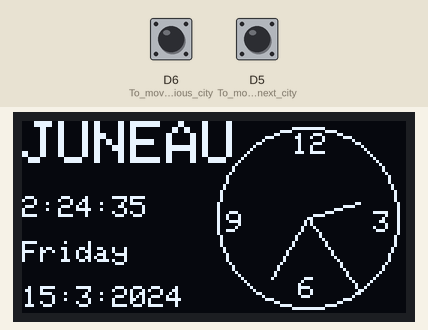
The sketch below on a simulated ESP8266 (NodeMCU). Shown: 128×64 one-colour display. The inputs (shaded band) are chosen by the test bench; at power-on: D6 (To_move_to_previous_city) HIGH, D5 (To_move_to_next_city) HIGH. WiFi joins after 1.5 s; servers stay silent unless stated; network time is answered at once with the bench clock; the local clock reads 2024-03-15 10:24:30 at power-on unless the sketch sets it.

Above: at 5.3 s.
5.4 s: D6 (To_move_to_previous_city) pulled LOW for 1.25 s
At 6.6 s:
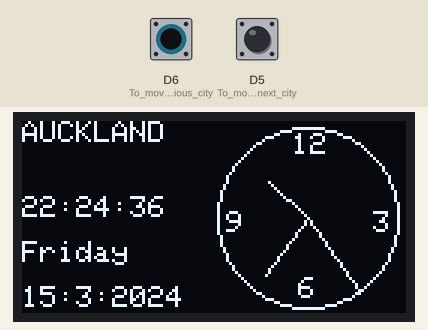
10.7 s: D5 (To_move_to_next_city) pulled LOW for 3.2 s
At 13.1 s:
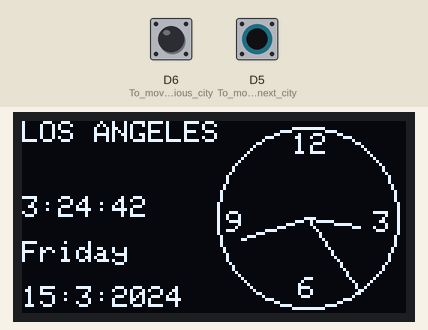
17.9 s: D5 (To_move_to_next_city) pulled LOW for 1.25 s
At 19.3 s:
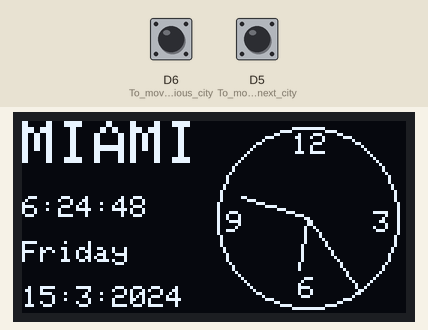
23.2 s: D5 (To_move_to_next_city) pulled LOW for 1.25 s
At 24.4 s:
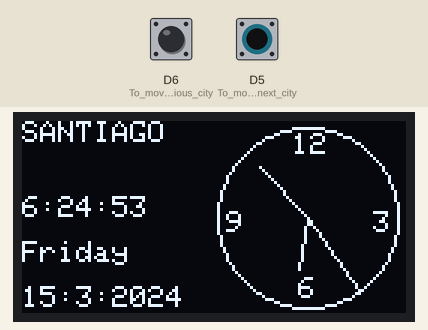
28.5 s: D5 (To_move_to_next_city) pulled LOW for 1.25 s
At 29.6 s:
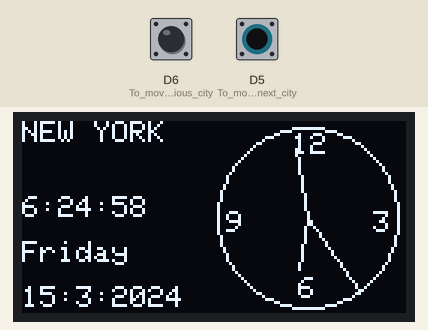
33.8 s: D5 (To_move_to_next_city) pulled LOW for 3.2 s
At 34.6 s:
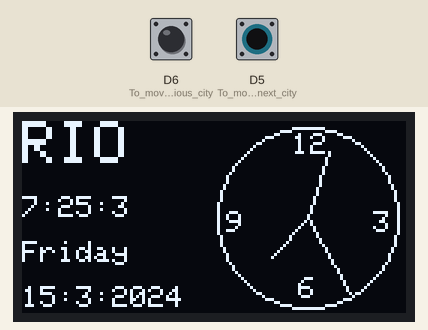
Timing chart, 0 to 36.8 s (numbered marks = the images above; inputs shaded):
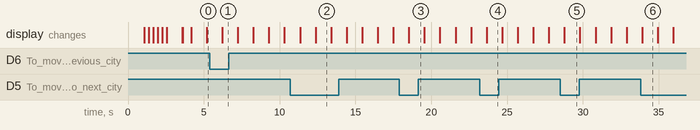

The sketch:

OLED_World_Clock.ino
```cpp
/////////////////////////
// OLED World Clock   //
//by Shubham Santosh //
//////////////////////

#include<ESP8266WiFi.h>
#include<NTPClient.h>
#include<WiFiUdp.h>
#include<SPI.h>
#include<Adafruit_SSD1306.h>
#include<Adafruit_GFX.h>
#include<Wire.h>


Adafruit_SSD1306 display(128,64,&Wire,-1);
WiFiUDP ntp;
NTPClient timeclient(ntp,"pool.ntp.org",0);

const char *ssid= "Enter SSID";               // enter SSID of your WiFi router
const char *password= "Enter Password";        // enter password of the router
String Week[7] = {"Sunday","Monday","Tuesday","Wednesday","Thursday","Friday","Saturday"};

void setup() {
  Serial.begin(115200);
  WiFi.begin(ssid,password);
  pinMode(D5,INPUT_PULLUP);         // To move to next city/state
  pinMode(D6,INPUT_PULLUP);         // To move to previous city/state
  display.begin(SSD1306_SWITCHCAPVCC,0x3C);
  /*if(!(display.begin(SSD1306_SWITCHCAPVCC,0x3C)))
  {
    Serial.println("Connection Error");
    while (true)
    {continue;}
  }
  */
  delay(1000);

  // animation
display.clearDisplay();
display.setTextColor(WHITE);
display.setCursor(0,0);
display.setTextSize(2);
display.println("OLED");
display.println("WORLD");
display.setCursor(0,32);
display.println("CLOCK");
display.display();
display.startscrollright(0x00,0x05);
delay(1500);
display.invertDisplay(1);
display.stopscroll();
delay(1000);

    // displays ssid of the router to be connected
display.invertDisplay(0);
display.clearDisplay();
display.setCursor(0,0);
display.setTextColor(WHITE);
display.setTextSize(2);
display.println("CONNECTING");
display.setCursor(52,16);
display.println("TO");
display.setTextSize(1);
display.println(ssid);
display.display();
while(WiFi.status()!=WL_CONNECTED)
{
  Serial.print(".");
  delay(500);
}
display.setCursor(0,48);
display.setTextSize(2);
display.setTextColor(BLACK,WHITE);
display.print("Connected");
display.display();
delay(500);
display.clearDisplay();
display.setTextSize(1);
display.setTextColor(WHITE);
}


const int xcenter=95;  // x and y center points for clock
const int ycenter=32;
const int radius=30;    // radius of clock

// UTC offset of city/state
String time_zones[25][3]=
{
"JUNEAU","-8","0",
"LOS ANGELES","-7","0",
"MEXICO CITY","-5","0",
"MIAMI","-4","0",
"SANTIAGO","-4","0",
"NEW YORK","-4","0",
"RIO","-3","0",
"NUUK","-2","0",
"ACCRA","0","0",
"LISBON","1","0",
"LONDON","1","0",
"PARIS","2","0",
"MOSCOW","3","0",
"DUBAI","4","0",
"KARACHI","5","0",
"NEW DELHI","5","30",
"COLOMBO","5","30",
"DHAKA","5","45",
"BANGKOK","7","0",
"BEIJING","8","0",
"HONGKONG","8","0",
"SINGAPORE","8","0",
"TOKYO","9","0",
"SYDNEY","10","0",
"AUCKLAND","12","0",
};

int count=0;
void loop() {
    timeclient.update();
  display.setTextColor(WHITE);
  display.setTextSize(2);

  if(digitalRead(D5)==LOW)
    count++;
  if(digitalRead(D6)==LOW)
    count--;
  if(count<0)
    count=25+count;
  count=count%25;

  int offset_hr = time_zones[count][1].toInt();
  int offset_min = time_zones[count][2].toInt();
  int offset=offset_hr*60*60+offset_min*60;       // convert UTC offset of city state in seconds
  int epochtime=timeclient.getEpochTime()+offset;    // calculate epoch time of city/state

  struct tm *ptm = gmtime ((time_t *)&epochtime);   // get local time of city/state
  int curr_hour = ptm->tm_hour;
  int curr_min = ptm->tm_min;
  int curr_sec = ptm->tm_sec;
  display.setCursor(0,0);
if(time_zones[count][0].length()>6)             //to fit the text in page 0
   display.setTextSize(1);

display.println(time_zones[count][0]);
// print time in OLED
    display.setTextSize(1);
    display.setCursor(0,25);
    display.print(curr_hour);
    display.print(":");
    display.print(curr_min);
    display.print(":");
    display.println(curr_sec);

// print day of the week
    display.setCursor(0,40);
    display.print(Week[ptm->tm_wday]);

  // display analog clock
    display_clock(curr_hour,curr_min,curr_sec);

// display date
  display.setCursor(0,55);
  display.print(ptm->tm_mday);
  display.print(":");
  display.print( ptm->tm_mon+1);
  display.print(":");
  display.println(ptm->tm_year+1900);
  display.display();
  display.clearDisplay();
  delay(1000);
}

void display_clock(int hours,int mins,int secs)
{
  display.drawCircle(xcenter,ycenter,radius,WHITE);
  display.setTextSize(1);

  display.setCursor(90,4);   // display clock hands
  display.print("12");
  display.setCursor(117,30);
  display.print('3');
  display.setCursor(92,52);
  display.print('6');
  display.setCursor(68,30);
  display.print('9');
  int Sangle=secs*6;                        // second angle
  int Mangle=mins*6;                         //minute angle
  int Hangle;                            // hour angle
  if(hours>=0 and hours<=12)
  Hangle=30*hours+map(mins,0,60,0,30);      // map for minor adjustments in hour hand
  else if(hours>12)              // hour format is 24hrs
  Hangle=(hours-12)*30+map(mins,0,60,0,30);

    //for displaying seconds
  int shiftSecX=0.8*radius*sin(Sangle*0.0174533);      //shifted x coordinate of second,0.8 is the
  int shiftSecY=0.8*radius*cos(Sangle*0.0174533);      //shifted y coordinate of second

 // if(Sangle>=0 and Sangle<=90)
 display.drawLine(xcenter,ycenter,xcenter+shiftSecX,ycenter-shiftSecY,WHITE);    //1st quadrant
/* else if(Sangle>90 and Sangle<=180)
 display.drawLine(xcenter,ycenter,xcenter+shiftSecX,ycenter-shiftSecY,WHITE);    //4th quadrant
 else if(Sangle>180 and Sangle<=270)
 display.drawLine(xcenter,ycenter,xcenter+shiftSecX,ycenter-shiftSecY,WHITE);    // 3rd quadrant
  else if(Sangle>270 and Sangle<=354)
display.drawLine(xcenter,ycenter,xcenter+shiftSecX,ycenter-shiftSecY,WHITE);    // 2nd quadrant
*/
//for displaying minutes
  int shiftMinX=radius*sin(Mangle*0.0174533);      //shifted x coordinate of minutes
  int shiftMinY=radius*cos(Mangle*0.0174533);      //shifted y coordinate of minutes

  display.drawLine(xcenter,ycenter,xcenter+shiftMinX,ycenter-shiftMinY,WHITE);

//for displaying hours
  int shiftHourX=0.6*radius*sin(Hangle*0.0174533);      //shifted x coordinate of hours
  int shiftHourY=0.6*radius*cos(Hangle*0.0174533);      //shifted y coordinate of hours

  display.drawLine(xcenter,ycenter,xcenter+shiftHourX,ycenter-shiftHourY,WHITE);

/*
// for testing purpose
  Serial.print(Sangle);
  Serial.print("\t");
  Serial.print(sin(Sangle*0.0174533));
  Serial.print("\t");
  Serial.print(cos(Sangle*0.0174533));
  Serial.print("\t");
  Serial.println(timeclient.getSeconds());
*/
}
```

Measured:
- after the input at 5.4 s, the display: changes after 0.82 s (image 1)
- after the input at 10.7 s, the display: first changes after 0.64 s (image 2 shows a later state)
- after the input at 17.9 s, the display: changes after 0.62 s (image 3)
- after the input at 23.2 s, the display: changes after 0.45 s (image 4)
- after the input at 28.5 s, the display: changes after 0.28 s (image 5)
- after the input at 33.8 s, the display: changes after 0.11 s (image 6)
- what the display in image 2 shows lasts 1.0 s, from 12.4 s to 13.4 s
